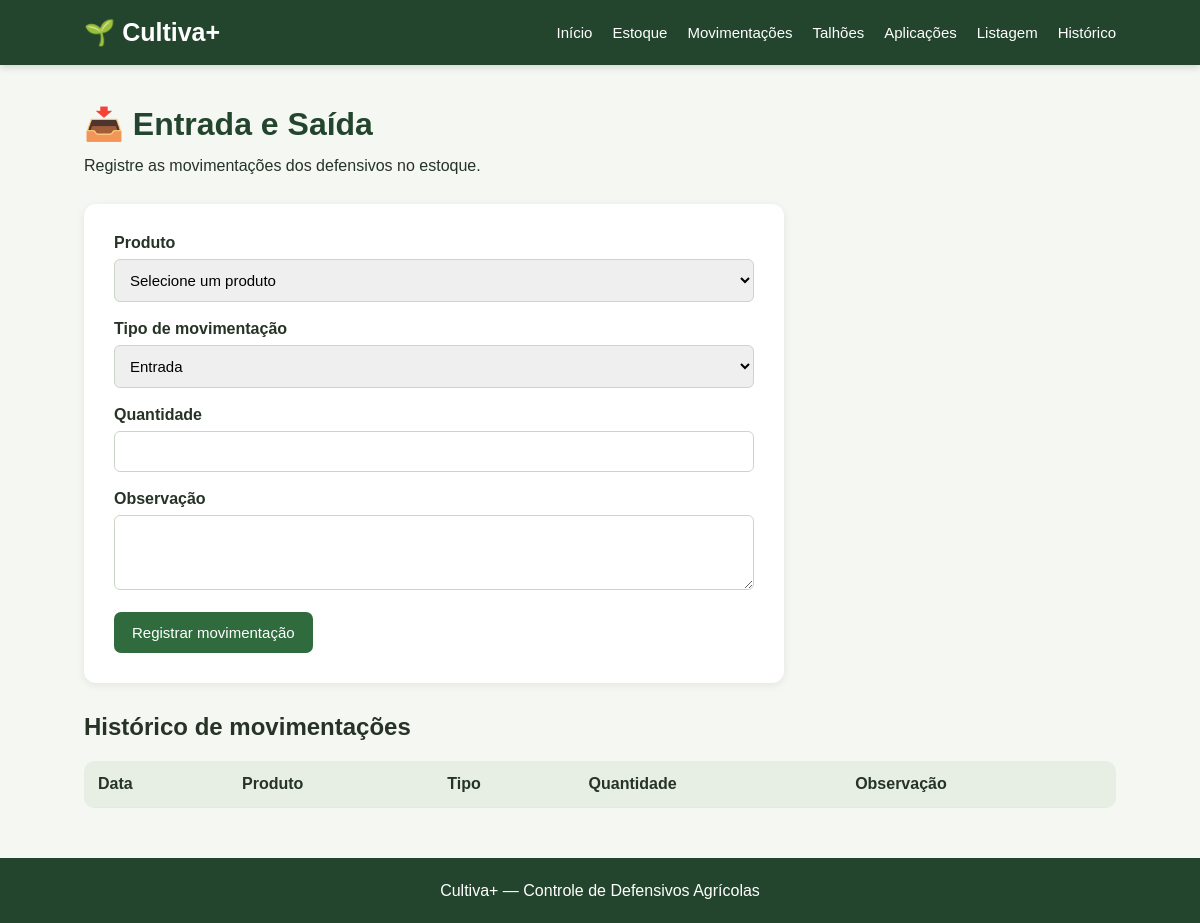
Page /movimentacoes on the earlier database version.
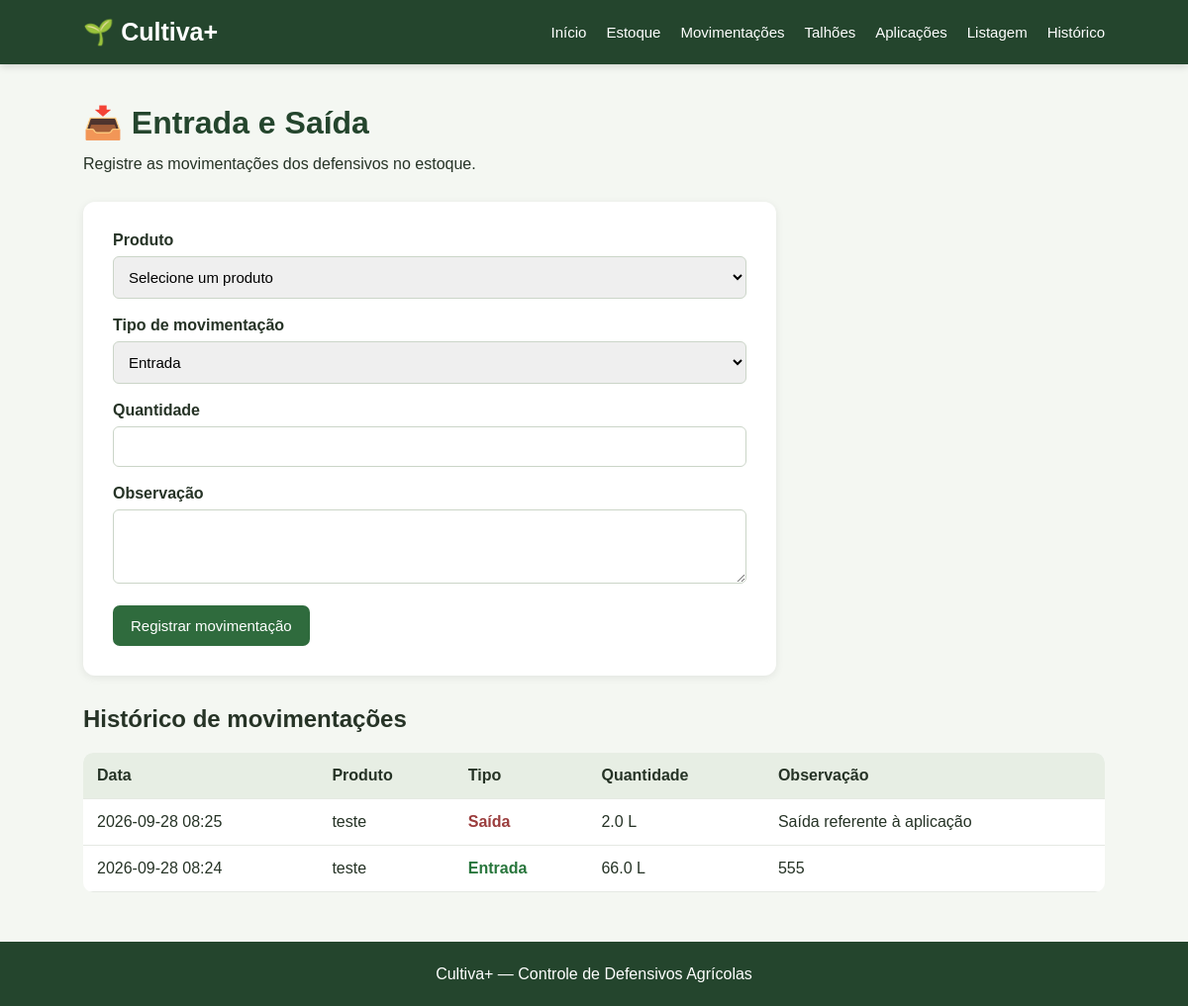
Same page on the later database version.
### tables this page shows
CREATE TABLE movimentacoes (
            id INTEGER PRIMARY KEY AUTOINCREMENT,
            produto_id INTEGER NOT NULL,
            tipo TEXT NOT NULL,
            quantidade REAL NOT NULL,
            data TEXT NOT NULL,
            observacao TEXT,
            FOREIGN KEY (produto_id) REFERENCES produtos(id)
        );

CREATE TABLE produtos (
            id INTEGER PRIMARY KEY AUTOINCREMENT,
            nome TEXT NOT NULL,
            principio_ativo TEXT NOT NULL,
            fabricante TEXT,
            quantidade REAL NOT NULL DEFAULT 0,
            unidade TEXT NOT NULL,
            periodo_carencia INTEGER NOT NULL DEFAULT 0
        );

### app.py (the view, shortened to what this page needs)
@app.route("/movimentacoes", methods=["GET", "POST"])
def movimentacoes():
    conexao = conectar_banco()
    produtos = conexao.execute("""
        SELECT *
        FROM produtos
        ORDER BY nome
    """).fetchall()
    movimentacoes_lista = conexao.execute("""
        SELECT
            movimentacoes.*,
            produtos.nome AS produto_nome,
            produtos.unidade
        FROM movimentacoes
        JOIN produtos
            ON produtos.id = movimentacoes.produto_id
        ORDER BY movimentacoes.id DESC
    """).fetchall()
    conexao.close()
    return render_template(
        "movimentacao.html",
        produtos=produtos,
        movimentacoes=movimentacoes_lista
    )

### app.py (called while the page is built)
def conectar_banco():
    conexao = sqlite3.connect(DATABASE)
    conexao.row_factory = sqlite3.Row
    return conexao

### templates/movimentacao.html (shortened to what this page needs)
{% extends "base.html" %}
{% block content %}
<h1>📥 Entrada e Saída</h1>
<p>
    Registre as movimentações dos defensivos no estoque.
</p>
<form method="POST" class="formulario">
    <label>
        Produto
        <select name="produto_id" required>
            <option value="">
                Selecione um produto
            </option>
        </select>
    </label>
    <label>
        Tipo de movimentação
        <select name="tipo" required>
            <option value="ENTRADA">
                Entrada
            </option>
        </select>
    </label>
    <label>
        Quantidade
        <input
            type="number"
            name="quantidade"
            min="0.01"
            step="0.01"
            required
        >
    </label>
    <label>
        Observação
        <textarea
            name="observacao"
            rows="3">
        </textarea>
    </label>
    <button class="botao" type="submit">
        Registrar movimentação
    </button>
</form>
<h2>Histórico de movimentações</h2>
<div class="tabela-container">
<table>
    <thead>
        <tr>
            <th>Data</th>
            <th>Produto</th>
            <th>Tipo</th>
            <th>Quantidade</th>
            <th>Observação</th>
        </tr>
    </thead>
    <tbody>
        {% for item in movimentacoes %}
        <tr>
            <td>
                {{ item.data }}
            </td>
            <td>
                {{ item.produto_nome }}
            </td>
            <td>
                {% if item.tipo == "ENTRADA" %}
                    <span class="entrada">
                        Entrada
                    </span>
                {% else %}
                    <span class="saida">
                        Saída
                    </span>
                {% endif %}
            </td>
            <td>
                {{ item.quantidade }}
                {{ item.unidade }}
            </td>
            <td>
                {{ item.observacao or "-" }}
            </td>
        </tr>
        {% endfor %}
    </tbody>
</table>
</div>
{% endblock %}

### templates/base.html (shortened to what this page needs)
<!DOCTYPE html>
<html lang="pt-BR">
<head>
    <link rel="stylesheet" href="{{ url_for('static', filename='css/style.css') }}">
</head>
<body>
    <header>
        <div class="logo">
            🌱 Cultiva+
        </div>
        <nav>
            <a href="{{ url_for('index') }}">
                Início
            </a>
            <a href="{{ url_for('estoque') }}">
                Estoque
            </a>
            <a href="{{ url_for('movimentacoes') }}">
                Movimentações
            </a>
            <a href="{{ url_for('talhoes') }}">
                Talhões
            </a>
            <a href="{{ url_for('aplicacoes') }}">
                Aplicações
            </a>
            <a href="{{ url_for('listagem') }}">
                Listagem
            </a>
            <a href="{{ url_for('historico') }}">
                Histórico
            </a>
        </nav>
    </header>
    <main>
        {% block content %}
        {% endblock %}
    </main>
    <footer>
        <p>
            Cultiva+ — Controle de Defensivos Agrícolas
        </p>
    </footer>
</body>
</html>

### static/css/style.css (style rules this page uses)
* { box-sizing: border-box; margin: 0; padding: 0; }
body { font-family: Arial, Helvetica, sans-serif; background: #f4f7f2; color: #263326; min-height: 100vh; }
header { background: #24452d; color: white; display: flex; justify-content: space-between; align-items: center; padding: 18px 7%; box-shadow: 0 2px 8px rgba(0, 0, 0, 0.15); }
.logo { font-size: 25px; font-weight: bold; }
nav { display: flex; gap: 20px; }
nav a { color: white; text-decoration: none; font-size: 15px; }
main { width: 86%; max-width: 1200px; margin: 40px auto; min-height: 70vh; }
h1 { margin-bottom: 10px; color: #24452d; }
h2 { margin: 30px 0 15px; }
p { line-height: 1.6; }
.botao { display: inline-block; background: #2f6b3d; color: white; border: none; padding: 12px 18px; border-radius: 7px; text-decoration: none; cursor: pointer; font-size: 15px; }
.formulario { background: white; max-width: 700px; padding: 30px; border-radius: 12px; box-shadow: 0 2px 8px rgba(0, 0, 0, 0.08); margin-top: 25px; }
.formulario label { display: block; font-weight: bold; margin-bottom: 18px; }
input, select, textarea { width: 100%; padding: 11px; margin-top: 7px; border: 1px solid #cbd5c8; border-radius: 6px; font-size: 15px; }
textarea { resize: vertical; }
.tabela-container { overflow-x: auto; background: white; border-radius: 10px; margin-top: 20px; }
table { width: 100%; border-collapse: collapse; }
th, td { padding: 14px; text-align: left; border-bottom: 1px solid #e5e9e3; }
th { background: #e7eee4; }
.entrada { color: #27753b; font-weight: bold; }
.saida { color: #9b3d3d; font-weight: bold; }
footer { background: #24452d; color: white; text-align: center; padding: 20px; margin-top: 50px; }

Differences in the rows shown:
added movimentacoes: data "2026-09-28 08:25", produto_nome "teste", tipo "Saída", quantidade "2.0", unidade "L", observacao "Saída referente à aplicação"
added movimentacoes: data "2026-09-28 08:24", produto_nome "teste", tipo "Entrada", quantidade "66.0", unidade "L", observacao "555"
